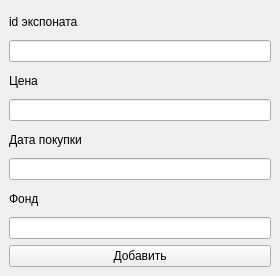
<?xml version="1.0" encoding="UTF-8"?>
<ui version="4.0">
 <class>MainWindow</class>
 <widget class="QMainWindow" name="MainWindow">
  <property name="geometry">
   <rect>
    <x>0</x>
    <y>0</y>
    <width>280</width>
    <height>276</height>
   </rect>
  </property>
  <property name="minimumSize">
   <size>
    <width>280</width>
    <height>276</height>
   </size>
  </property>
  <property name="maximumSize">
   <size>
    <width>280</width>
    <height>276</height>
   </size>
  </property>
  <property name="windowTitle">
   <string>Add info</string>
  </property>
  <widget class="QWidget" name="centralwidget">
   <layout class="QVBoxLayout" name="verticalLayout">
    <item>
     <widget class="QLabel" name="label">
      <property name="text">
       <string>id экспоната</string>
      </property>
     </widget>
    </item>
    <item>
     <widget class="QLineEdit" name="lineEdit"/>
    </item>
    <item>
     <widget class="QLabel" name="label_2">
      <property name="text">
       <string>Цена</string>
      </property>
     </widget>
    </item>
    <item>
     <widget class="QLineEdit" name="lineEdit_2"/>
    </item>
    <item>
     <widget class="QLabel" name="label_3">
      <property name="text">
       <string>Дата покупки</string>
      </property>
     </widget>
    </item>
    <item>
     <widget class="QLineEdit" name="lineEdit_3"/>
    </item>
    <item>
     <widget class="QLabel" name="label_4">
      <property name="text">
       <string>Фонд</string>
      </property>
     </widget>
    </item>
    <item>
     <widget class="QLineEdit" name="lineEdit_4"/>
    </item>
    <item>
     <widget class="QPushButton" name="pushButton">
      <property name="text">
       <string>Добавить</string>
      </property>
     </widget>
    </item>
   </layout>
  </widget>
 </widget>
 <resources/>
 <connections/>
</ui>
